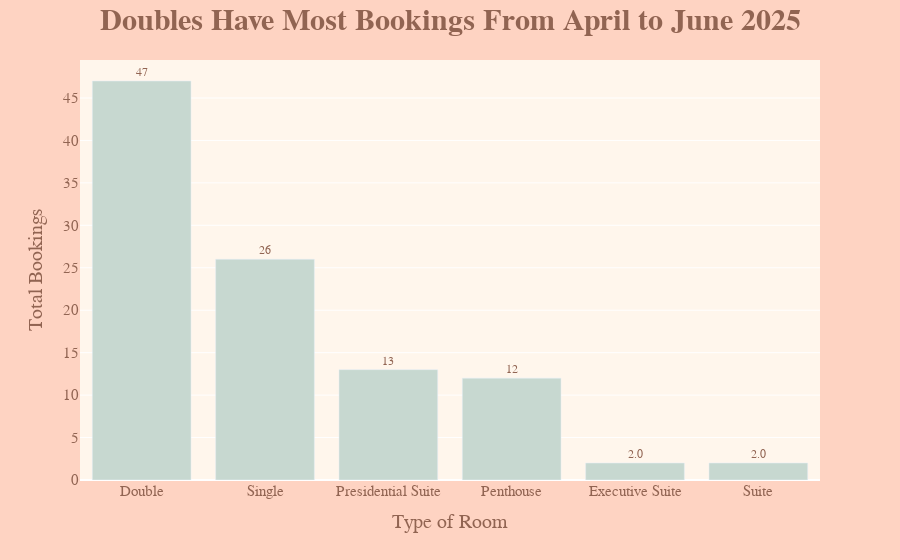

This figure's notebook cell:
### Code cell
fig1 = px.bar(result_df_4, y='total_bookings', x = 'room_type', 
              labels={"room_type": "Type of Room", "total_bookings": "Total Bookings"}, text_auto='.2s', color_discrete_sequence=['#c7d8d0'])
fig1.update_layout(paper_bgcolor ='#fed3c2',
    plot_bgcolor= '#fff6ec',
    title_text = 'Doubles Have Most Bookings From April to June 2025',
                   title_x = 0.5,
                   title_font_weight = "bold",
                   title_font_family="Livvic",
                   title_font_color= '#916452',
                   title_font_size=30,
                    xaxis=dict(
                      titlefont=dict(
                      family="Livvic",
                      color='#916452',
                      size=20),
                        tickfont=dict(
                        family='Livvic',
                        color='#916452',
                        size=15)),
                    yaxis=dict(
                      titlefont=dict(
                        family="Livvic",
                        color='#916452',
                        size=20),
                        tickfont=dict(
                          family='Livvic',
                          color='#916452',
                          size=15)))

fig1.update_traces(textfont = dict(
    size = 12,
    family = 'Livvic',
    color = "#916452"),
    textposition="outside",
    cliponaxis=False)
fig1.show()

### Figure 1 — Plotly figure (JSON) as saved in the notebook; plotly's stock layout.template omitted (floating-point values rounded to 4 significant figures)
{"data": [{"alignmentgroup": "True", "cliponaxis": false, "hovertemplate": "Type of Room=%{x}<br>Total Bookings=%{y}<extra></extra>", "legendgroup": "", "marker": {"color": "#c7d8d0", "pattern": {"shape": ""}}, "name": "", "offsetgroup": "", "orientation": "v", "showlegend": false, "textfont": {"color": "#916452", "family": "Livvic", "size": 12}, "textposition": "outside", "texttemplate": "%{y:.2s}", "type": "bar", "x": ["Double", "Single", "Presidential Suite", "Penthouse", "Executive Suite", "Suite"], "xaxis": "x", "y": [47, 26, 13, 12, 2, 2], "yaxis": "y"}], "layout": {"autosize": true, "barmode": "relative", "legend": {"tracegroupgap": 0}, "margin": {"t": 60}, "paper_bgcolor": "#fed3c2", "plot_bgcolor": "#fff6ec", "title": {"font": {"color": "#916452", "family": "Livvic", "size": 30, "weight": "bold"}, "text": "Doubles Have Most Bookings From April to June 2025", "x": 0.5}, "xaxis": {"anchor": "y", "autorange": true, "domain": [0, 1], "range": [-0.5, 5.5], "tickfont": {"color": "#916452", "family": "Livvic", "size": 15}, "title": {"font": {"color": "#916452", "family": "Livvic", "size": 20}, "text": "Type of Room"}, "type": "category"}, "yaxis": {"anchor": "x", "autorange": true, "domain": [0, 1], "range": [0, 49.47], "tickfont": {"color": "#916452", "family": "Livvic", "size": 15}, "title": {"font": {"color": "#916452", "family": "Livvic", "size": 20}, "text": "Total Bookings"}, "type": "linear"}}}
